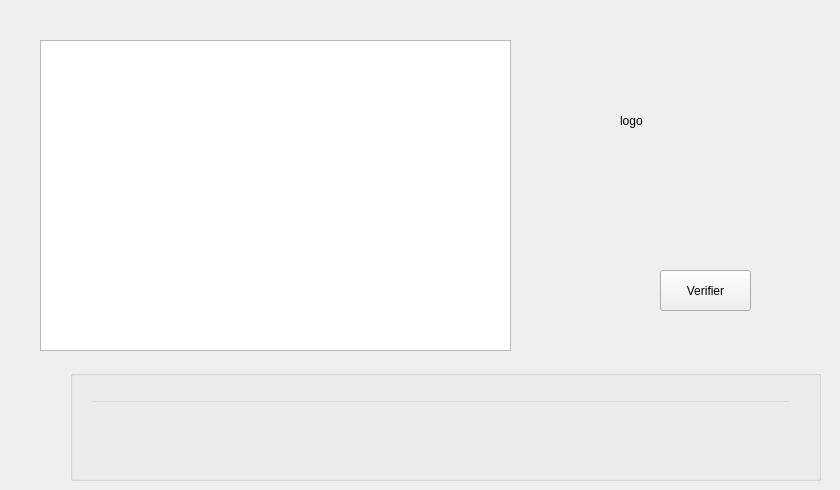
    <widget class="QWidget" name="tab_5">
     <attribute name="title">
      <string>Parking</string>
     </attribute>
     <widget class="QGraphicsView" name="parking">
      <property name="geometry">
       <rect>
        <x>40</x>
        <y>40</y>
        <width>471</width>
        <height>311</height>
       </rect>
      </property>
      <property name="styleSheet">
       <string notr="true">border-color: rgb(255, 255, 255);</string>
      </property>
     </widget>
     <widget class="QGroupBox" name="groupBox_19">
      <property name="geometry">
       <rect>
        <x>70</x>
        <y>370</y>
        <width>751</width>
        <height>111</height>
       </rect>
      </property>
      <property name="title">
       <string/>
      </property>
      <widget class="QLineEdit" name="le_n_places">
       <property name="geometry">
        <rect>
         <x>20</x>
         <y>30</y>
         <width>701</width>
         <height>51</height>
        </rect>
       </property>
       <property name="font">
        <font>
         <pointsize>13</pointsize>
        </font>
       </property>
       <property name="styleSheet">
        <string notr="true">background-color: transparent;</string>
       </property>
      </widget>
     </widget>
     <widget class="QLabel" name="le_arduino">
      <property name="geometry">
       <rect>
        <x>10</x>
        <y>310</y>
        <width>47</width>
        <height>14</height>
       </rect>
      </property>
      <property name="text">
       <string/>
      </property>
     </widget>
     <widget class="QLabel" name="logo">
      <property name="geometry">
       <rect>
        <x>620</x>
        <y>20</y>
        <width>211</width>
        <height>201</height>
       </rect>
      </property>
      <property name="text">
       <string>logo</string>
      </property>
     </widget>
     <widget class="QPushButton" name="pb_etat_voiture">
      <property name="geometry">
       <rect>
        <x>660</x>
        <y>270</y>
        <width>91</width>
        <height>41</height>
       </rect>
      </property>
      <property name="text">
       <string>Verifier</string>
      </property>
     </widget>
    </widget>
